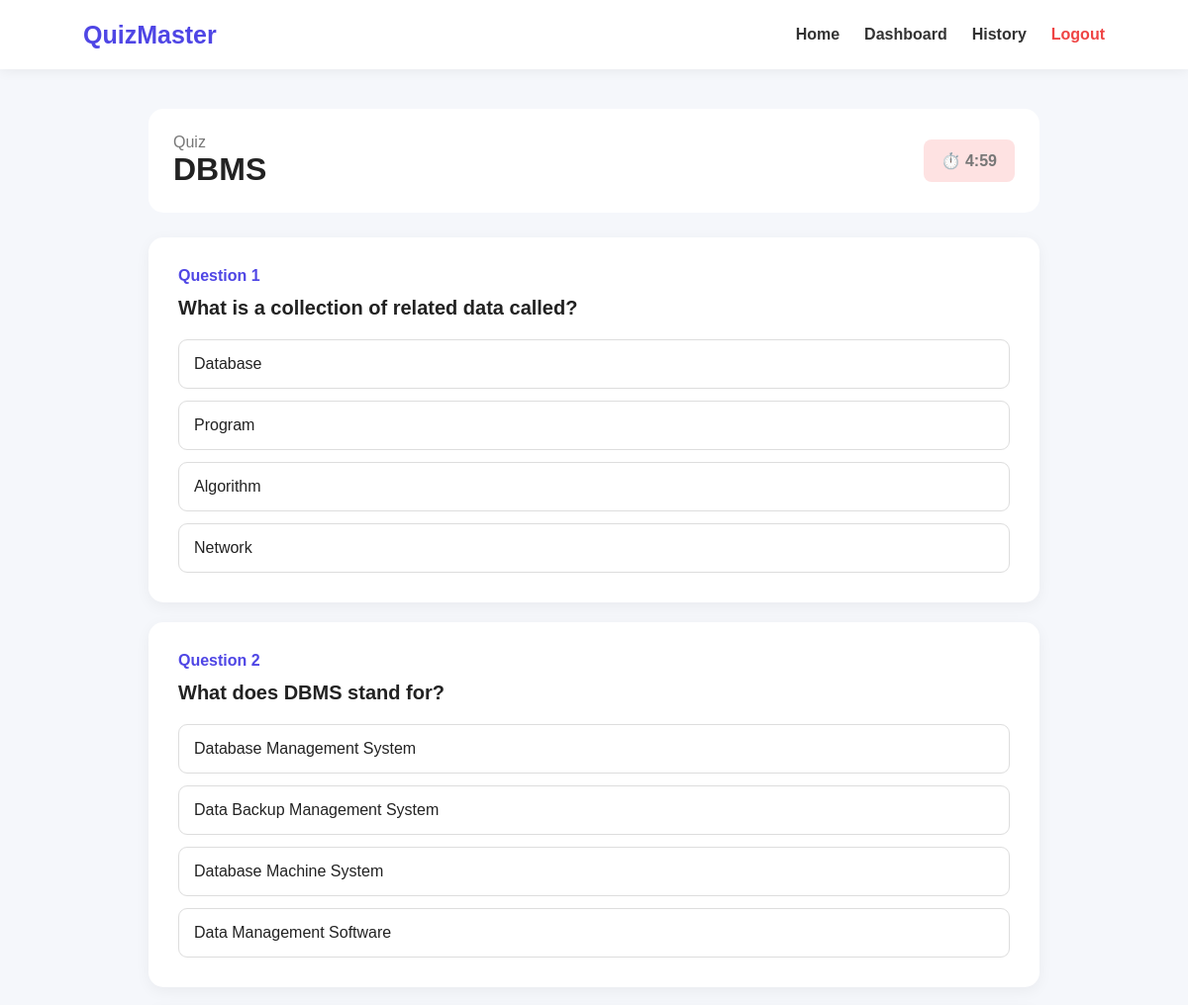
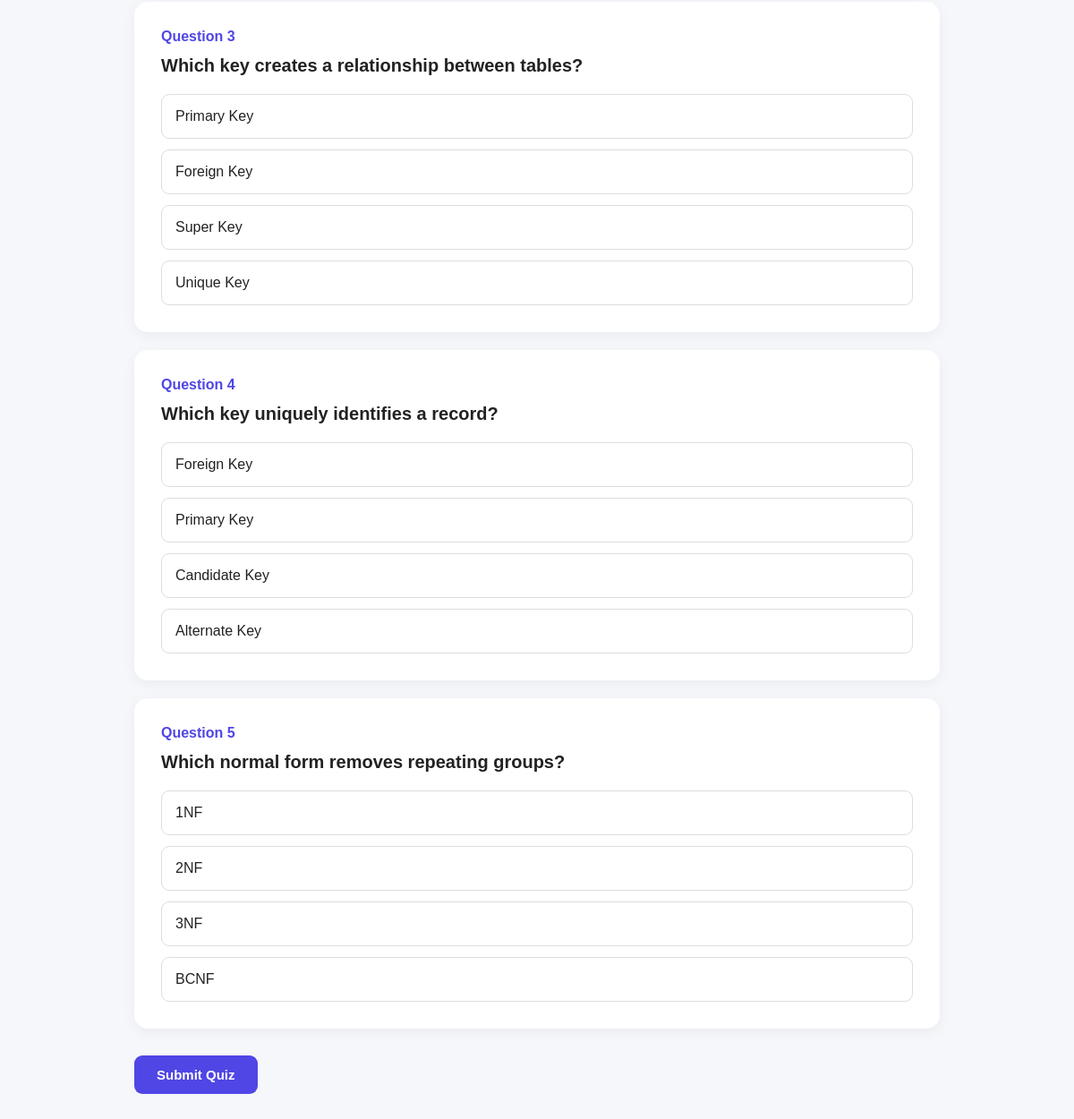
/quiz/DBMS (signed in), run on the app's committed database (2 pictures, top to bottom).
### app.py (models this page shows)
class Question(db.Model):
    id = db.Column(
        db.Integer,
        primary_key=True
    )
    category = db.Column(
        db.String(100),
        nullable=False
    )
    question = db.Column(
        db.Text,
        nullable=False
    )
    option1 = db.Column(
        db.String(300),
        nullable=False
    )
    option2 = db.Column(
        db.String(300),
        nullable=False
    )
    option3 = db.Column(
        db.String(300),
        nullable=False
    )
    option4 = db.Column(
        db.String(300),
        nullable=False
    )
    answer = db.Column(
        db.String(300),
        nullable=False
    )

### app.py (the view)
@app.route("/quiz/<category>")
def quiz(category):
    if "user_id" not in session:
        return redirect(url_for("login"))
    questions = Question.query.filter_by(
        category=category
    ).all()
    if not questions:
        return """
        <h2>No questions found.</h2>
        <a href="/dashboard">Back to Dashboard</a>
        """
    random.shuffle(questions)
    questions = questions[:5]
    return render_template(
        "quiz.html",
        questions=questions,
        category=category
    )

### templates/quiz.html (shortened to what this page needs)
{% extends "base.html" %}
{% block content %}
<div class="quiz-container">
    <div class="quiz-header">
        <div>
            <span>
                Quiz
            </span>
            <h1>
                {{ category }}
            </h1>
        </div>
        <div class="timer">
            ⏱️
            <span id="timer">
            </span>
        </div>
    </div>
    <form
        method="POST"
        action="{{ url_for('submit_quiz') }}"
        id="quizForm"
    >
        {% for question in questions %}
        <div class="question-card">
            <div class="question-number">
                Question {{ loop.index }}
            </div>
            <h2>
                {{ question.question }}
            </h2>
            <div class="options">
                <label>
                    <span>
                        {{ question.option1 }}
                    </span>
                </label>
                <label>
                    <span>
                        {{ question.option2 }}
                    </span>
                </label>
                <label>
                    <span>
                        {{ question.option3 }}
                    </span>
                </label>
                <label>
                    <span>
                        {{ question.option4 }}
                    </span>
                </label>
            </div>
        </div>
        {% endfor %}
        <button
            type="submit"
            class="btn primary submit-btn"
        >
            Submit Quiz
        </button>
    </form>
</div>
{% endblock %}

### static/css/style.css (style rules this page uses)
* { margin: 0; padding: 0; box-sizing: border-box; }
body { font-family: Arial, sans-serif; background: #f5f7fb; color: #222; }
.btn { display: inline-block; border: none; padding: 13px 25px; border-radius: 9px; text-decoration: none; font-weight: bold; cursor: pointer; font-size: 15px; }
.primary { background: #4f46e5; color: white; }
.quiz-container { width: 90%; max-width: 900px; margin: 40px auto; }
.quiz-header { background: white; padding: 25px; border-radius: 15px; display: flex; justify-content: space-between; align-items: center; margin-bottom: 25px; }
.quiz-header span { color: #777; }
.timer { background: #fee2e2; color: #dc2626; padding: 12px 18px; border-radius: 8px; font-weight: bold; }
.question-card { background: white; padding: 30px; margin-bottom: 20px; border-radius: 15px; box-shadow: 0 4px 15px rgba(0,0,0,.05); }
.question-number { color: #4f46e5; font-weight: bold; margin-bottom: 12px; }
.question-card h2 { font-size: 20px; margin-bottom: 20px; }
.options { display: grid; gap: 12px; }
.options label { cursor: pointer; }
.options span { display: block; padding: 15px; border: 1px solid #ddd; border-radius: 9px; }
.submit-btn { margin: 10px 0 50px; }

### data on the page
Question: question "What is a collection of related data called?", option1 "Database", option2 "Program", option3 "Algorithm", option4 "Network"
Question: question "What does DBMS stand for?", option1 "Database Management System", option2 "Data Backup Management System", option3 "Database Machine System", option4 "Data Management Software"
Question: question "Which key creates a relationship between tables?", option1 "Primary Key", option2 "Foreign Key", option3 "Super Key", option4 "Unique Key"
Question: question "Which key uniquely identifies a record?", option1 "Foreign Key", option2 "Primary Key", option3 "Candidate Key", option4 "Alternate Key"
Question: question "Which normal form removes repeating groups?", option1 "1NF", option2 "2NF", option3 "3NF", option4 "BCNF"

### other printed values
{{ category }} "DBMS"
